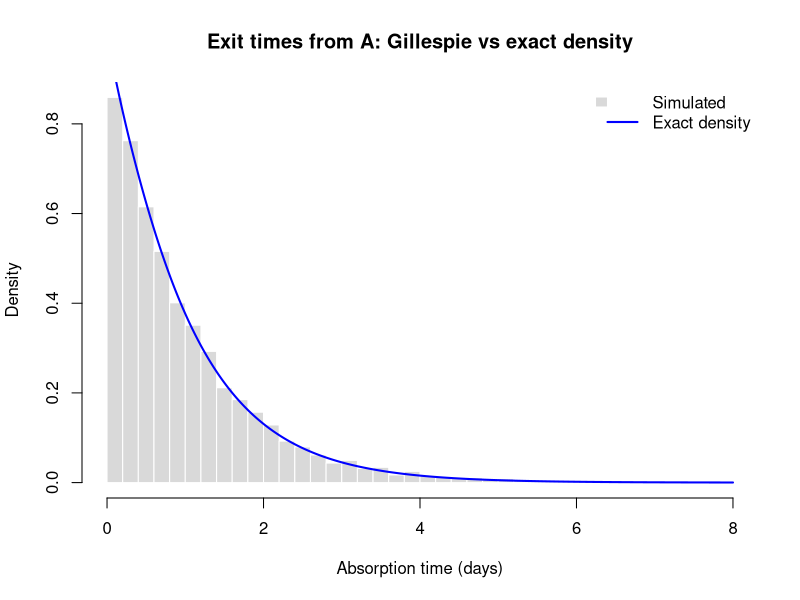
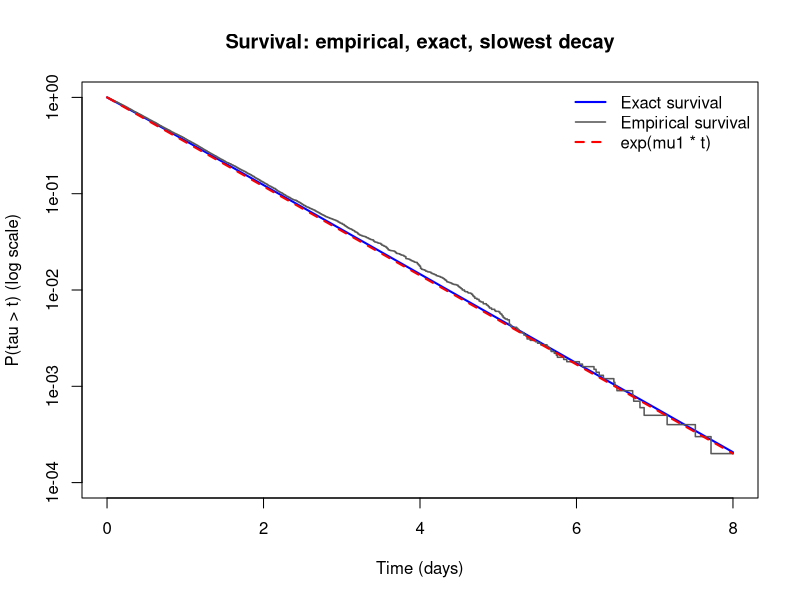

Reproduce these figures in R, in order.
## ---- chunk 1
set.seed(5100)

states <- c("A", "S", "L", "D", "R")
Q <- matrix(c(
  -4, 2, 1, 1, 0,
   2,-3, 1, 0, 0,
   0, 1,-4, 1, 2,
   0, 0, 0, 0, 0,
   0, 0, 0, 0, 0
), nrow = 5, byrow = TRUE, dimnames = list(states, states))

QC <- Q[1:3, 1:3]
ones <- rep(1, 3)
g <- as.vector(solve(-QC, ones))
h <- as.vector(solve(-QC, c(1, 0, 1)))
second_moment <- as.vector(2 * solve(QC, solve(QC, ones)))
theory <- c(mean = g[1], sd = sqrt(second_moment[1] - g[1]^2),
            lost = h[1])
print(round(theory, 6))
## ---- chunk 2
simulate_one <- function(Q, initial = "A") {
  state <- initial
  t <- 0
  while (!(state %in% c("D", "R"))) {
    rate <- -Q[state, state]
    t <- t + rexp(1, rate = rate)
    destinations <- setdiff(rownames(Q), state)
    state <- sample(destinations, size = 1,
                    prob = Q[state, destinations] / rate)
  }
  c(time = t, lost = as.numeric(state == "D"))
}

n_sim <- 10000
runs <- replicate(n_sim, simulate_one(Q))
exit_times <- as.numeric(runs["time", ])
lost <- as.numeric(runs["lost", ])

comparison <- data.frame(
  Quantity = c("Mean exit time (days)", "SD exit time (days)", "Fraction lost"),
  Exact = unname(theory),
  Simulated = c(mean(exit_times), sd(exit_times), mean(lost))
)
print(transform(comparison, Exact = round(Exact, 5),
                Simulated = round(Simulated, 5)), row.names = FALSE)
## ---- chunk 3
r <- c(1, 0, 3)
eig <- eigen(QC)
V <- eig$vectors
V_inv <- solve(V)

matrix_exp_QC <- function(t) {
  Re(V %*% diag(exp(eig$values * t), nrow = 3) %*% V_inv)
}

exact_density <- function(t) {
  vapply(t, function(tt) as.numeric((matrix_exp_QC(tt) %*% r)[1]), numeric(1))
}
exact_survival <- function(t) {
  vapply(t, function(tt) as.numeric((matrix_exp_QC(tt) %*% ones)[1]), numeric(1))
}

t_grid <- seq(0, max(quantile(exit_times, 0.995), 8), length.out = 600)
hist(exit_times, breaks = 60, probability = TRUE,
     col = "grey85", border = "white",
     main = "Exit times from A: Gillespie vs exact density",
     xlab = "Absorption time (days)", ylab = "Density",
     xlim = range(t_grid))
lines(t_grid, exact_density(t_grid), col = "blue", lwd = 2)
legend("topright", legend = c("Simulated", "Exact density"),
       fill = c("grey85", NA), border = c("white", NA),
       lty = c(NA, 1), col = c(NA, "blue"), lwd = c(NA, 2), bty = "n")
## ---- chunk 4
mu1 <- max(Re(eig$values))
cat("Slowest eigenvalue mu1 =", round(mu1, 6), "per day\n")

surv_exact <- exact_survival(t_grid)
surv_emp <- 1 - ecdf(exit_times)(t_grid)

plot(t_grid, surv_exact, type = "l", log = "y", lwd = 2,
     col = "blue", ylim = c(1e-4, 1),
     xlab = "Time (days)", ylab = "P(tau > t) (log scale)",
     main = "Survival: empirical, exact, slowest decay")
lines(t_grid[surv_emp > 0], surv_emp[surv_emp > 0],
      col = "grey35", lwd = 1.5, type = "s")
lines(t_grid, exp(mu1 * t_grid), col = "red", lwd = 2, lty = 2)
legend("topright", legend = c("Exact survival", "Empirical survival", "exp(mu1 * t)"),
       col = c("blue", "grey35", "red"), lty = c(1, 1, 2),
       lwd = c(2, 1.5, 2), bty = "n")
